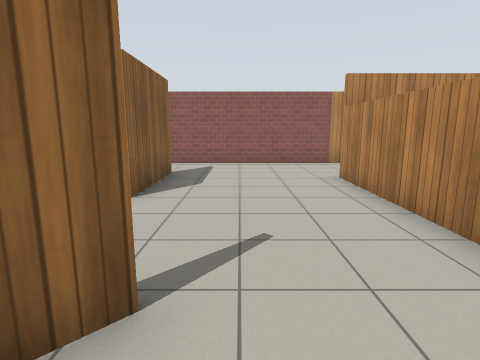
view 1 (above)

15 first-person views from a walk through a robot-simulator world made for Gazebo. The camera is 1.2 m above the floor, tilts 10° down and sees 80° across. The floor is counted in squares, 1 m on a side. Each view is taken from the middle of a square. On the plan, view 1 faces up. The plan holds only what a view shows up to about 12 squares ahead; the rest is blank. Gazebo's built-in surfaces are drawn with simple patterns.

view 2
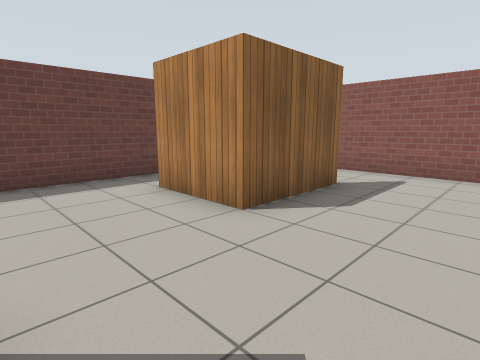

view 3
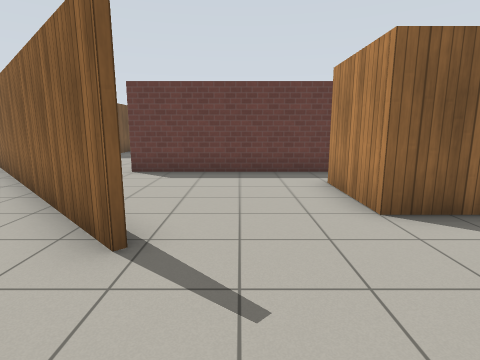

view 4
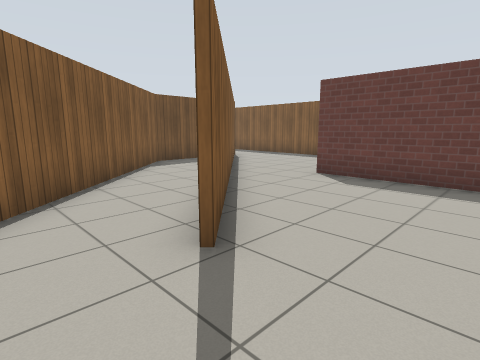

view 5
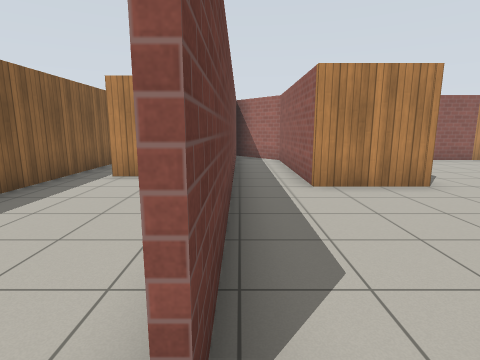

view 6
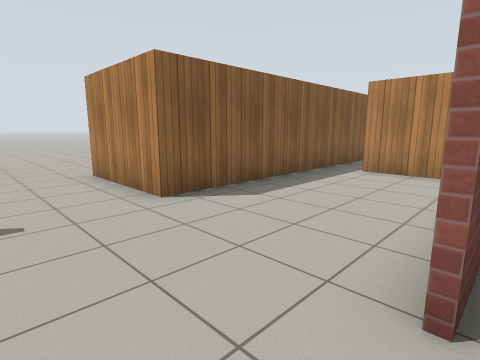

view 7
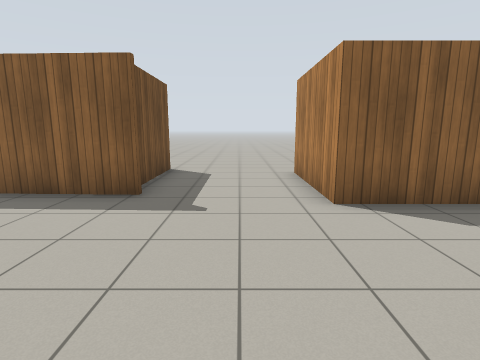

view 8
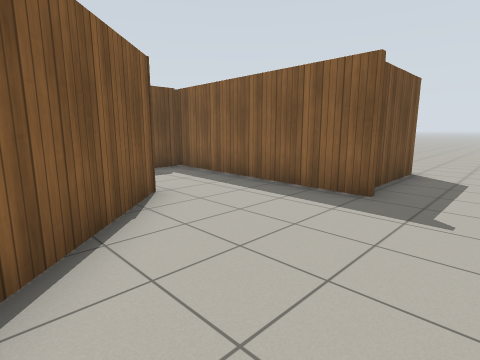

view 9
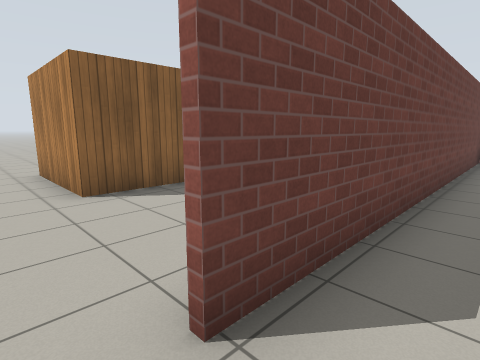

view 10
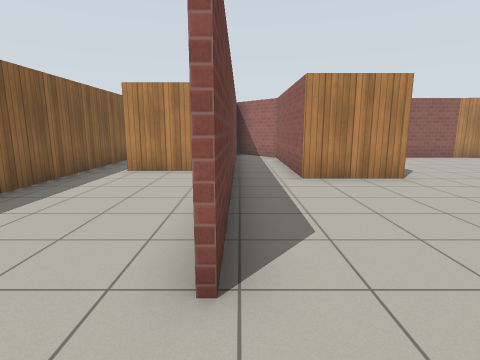

view 11
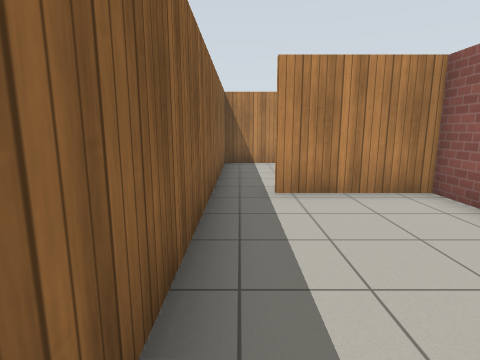

view 12
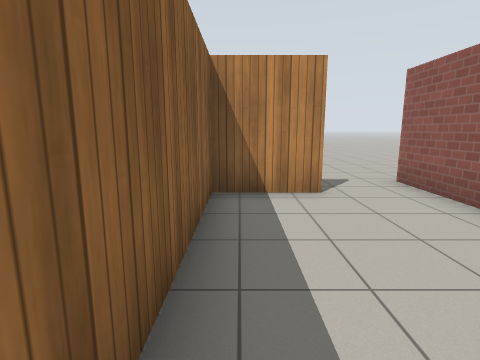

view 13
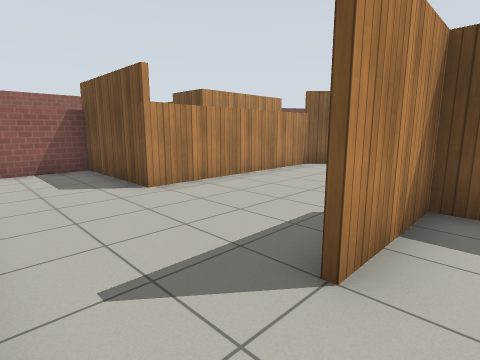

view 14
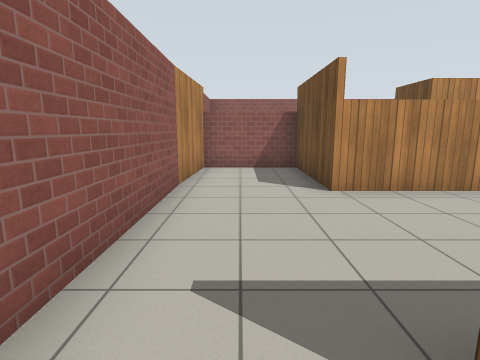

view 15
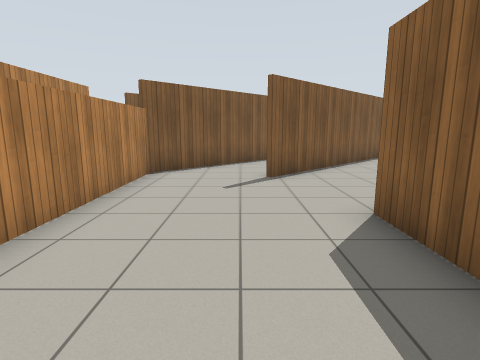

### Floor plan
Points are (right, up) in squares from view 1. A wall is a line through its corners. A room is listed if a view was taken in it or the views show most of it. See-through windows are left out.
Room 1 (view 1)
walls: (-0.6, 1.8) (-3.2, -0.8); (-0.8, -2.2) (1.1, -0.3)
ways out: opening at (0, 1) to room 2; opening at (-2, -1) to room 6
Room 2 (views 2, 3, 4, 5, 7, 8, 9, 15)
walls: (-1.9, 8.1) (-1.9, 5) (-4.4, 5) (-4.4, 10.4) (-5.3, 11.3); (1.1, -0.3) (2.5, 1.1) (2.5, 7.2) (6.1, 7.2) (6.1, 10.4) (-3.1, 10.4); (-4.8, -2.1) (-0.7, 1.9); (-6.2, 12.3) (-6.2, -0.1)
ways out: opening at (0, 1) to room 1; opening at (-6, -1) to room 3; opening at (-2, 9.5) to room 4
Room 3 (views 6, 10, 11, 12)
walls: (-11.2, -2.9) (-11.4, -6.4); (-14.9, -3.1) (-12.1, -3.1); (-8.7, -6) (-4.8, -2.1); (-10.5, 6.4) (-10.5, 0.5) (-14.1, 0.5); (-6.3, 5.3) (-6.3, 6.4) (-9.4, 6.4)
ways out: opening at (-6, -1) to room 2; opening at (-10, 7) to room 5; opening at (-15.5, -3); opening at (-15.5, 1); opening at (-9.5, -7)
Room 4 (views 13, 14)
walls: (-2.7, 5.2) (-2.1, 5.2) (-2.1, 8.1)
ways out: opening at (-2, 9.5) to room 2
Room 5 (no view inside)
walls: (-8.4, 11.4) (-10.5, 11.4) (-10.5, 6.4)
ways out: opening at (-10, 7) to room 3; opening at (-7.5, 11.5)
Room 6 (no view inside)
walls: (-3.2, -0.8) (-5.1, -2.7); (-2.9, -4.3) (-0.8, -2.2)
ways out: opening at (-2, -1) to room 1; opening at (-4, -3) to room 7
Room 7 (no view inside)
walls: (-5.1, -2.7) (-7, -4.6); (-6.4, -6) (-4.6, -6) (-2.9, -4.3)
ways out: opening at (-4, -3) to room 6

Positions as (right, up) in squares from view 1, and headings:
1: (0, 0), facing up
2: (1, 2), facing up-left
3: (2, 3), facing left
4: (1, 4), facing down-left
5: (-6, -1), facing up
6: (-6, -2), facing up-left
7: (-6, -1), facing left
8: (-6, -1), facing down-left
9: (-5, -1), facing up-left
10: (-6, -2), facing up
11: (-10, 1), facing up
12: (-10, 6), facing up
13: (-3, 10), facing down-right
14: (-3, 9), facing right
15: (0, 9), facing down
